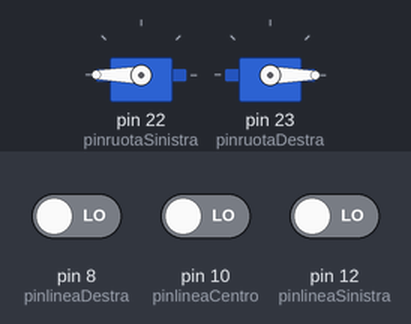
Bench run of a sketch on a simulated Arduino Mega 2560, built with avr-gcc and run on an emulated ATmega2560. On the bench: 2 × servo. Inputs (shaded band) come from the test bench; at power-on: pin 8 (pinlineaDestra) LOW, pin 12 (pinlineaSinistra) LOW, pin 10 (pinlineaCentro) LOW.

Above: at 2.2 s.
2.3 s: pin 8 (pinlineaDestra) driven HIGH
At 3.5 s:
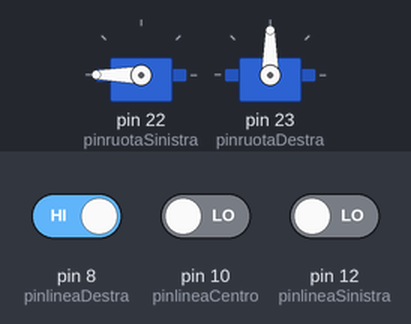
5.3 s: pin 8 (pinlineaDestra) driven LOW
6.9 s: pin 12 (pinlineaSinistra) driven HIGH
At 7.7 s:
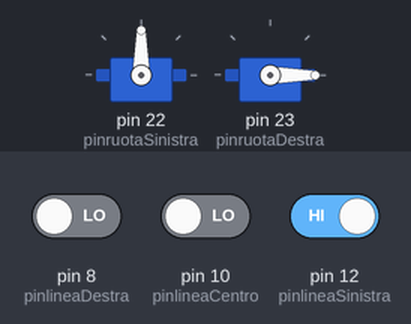
9.9 s: pin 12 (pinlineaSinistra) driven LOW
11.5 s: pin 10 (pinlineaCentro) driven HIGH
At 12.4 s:
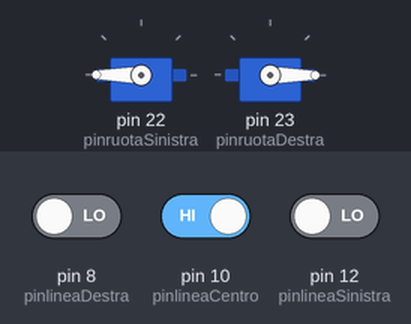
13.0 s: pin 10 (pinlineaCentro) driven LOW
At 14.1 s:
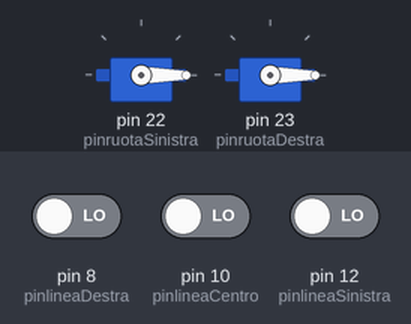
Timing chart, 0 to 15.6 s (numbered marks = the images above; inputs shaded):
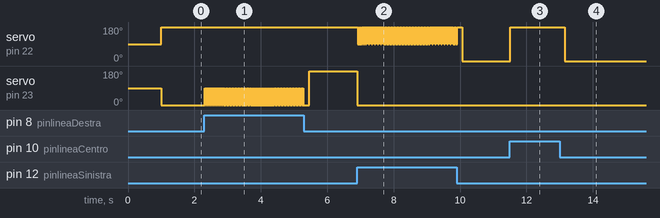

Measured:
- after the input at 2.3 s, servo on pin 23 (pinruotaDestra): alternates 90° for 0.03 s and 0° for 0.02 s, starting at once
- after the input at 6.9 s, servo on pin 22 (pinruotaSinistra): alternates 180° for 0.02 s and 90° for 0.03 s, starting at once; servo on pin 23 (pinruotaDestra): 180° → 0° at once
- after the input at 11.5 s, servo on pin 22 (pinruotaSinistra): 0° → 180° at once
- after the input at 13.0 s, servo on pin 22 (pinruotaSinistra): 180° → 0° after 0.15 s

The sketch:

segui_linea_v3.ino
```cpp
/*
 * Classe: 5F e 5G
 */

#include <Servo.h>

/*Sensori*/
#define pinlineaSinistra 12
#define pinlineaDestra 8
#define pinlineaCentro 10
#define pinruotaSinistra 22
#define pinruotaDestra 23

/* Definitione dei valori dei valori che possono assumere servo a rotazione continua */
#define ruotaStopValore 90
#define ruotaSinistraAvantiValore 180 // 180 per i servo AR-3606HB,   0 per i servo SM-S4303R a 110 va bene
#define ruotaSinistraIndietroValore 0 //   0 per i servo AR-3606HB, 180 per i servo SM-S4303R
#define ruotaDestraAvantiValore 0     //   0 per i servo AR-3606HB, 180 per i servo SM-S4303R
#define ruotaDestraIndietroValore 180 // 180 per i servo AR-3606HB,   0 per i servo SM-S4303R

/* Creazione oggetti per la libreria Servo */
Servo ruotaSinistra;                    /*  Valores from 0 to 180  */
Servo ruotaDestra;                      /*  Valores from 0 to 180  */

/* valori sensore guardalinea */
#define lineaTrovata 1
#define lineaNonTrovata 0
#define curvaDx 1
#define curvaSx -1
#define curvaNone 0
#define cicliPerFuoriPista 30

/* Variabili lettura sensori linea*/
long inputDestra;
long inputSinistra;
long inputCentro;
int ultimaCurva, cicliNoLinee;

/* Default delay */
#define defaultDelay        10

void setup() {
  /* Define dei pin degli oggetti servo */
  ruotaSinistra.attach(pinruotaSinistra);
  ruotaDestra.attach(pinruotaDestra);
  Serial.begin(9600);
  pinMode(pinlineaSinistra, INPUT);
  pinMode(pinlineaDestra, INPUT);
  pinMode(pinlineaCentro, INPUT);
  ultimaCurva = curvaNone;
  cicliNoLinee = 0;

  ruotaSinistra.write(ruotaStopValore);
  ruotaDestra.write(ruotaStopValore);
  delay(1000);//tenere prima di settare la velocità delle ruote

  ruotaSinistra.write(ruotaSinistraAvantiValore);
  ruotaDestra.write(ruotaDestraAvantiValore);
}

void loop() {

  inputDestra = digitalRead(pinlineaDestra);
  inputCentro = digitalRead(pinlineaCentro);
  inputSinistra = digitalRead(pinlineaSinistra);

  if(inputCentro == lineaTrovata && inputSinistra == lineaTrovata && inputDestra == lineaTrovata){

  }
  else if (inputSinistra == lineaTrovata && inputCentro == lineaTrovata) {
    //giraSinistra90();//sul circuito di prova è più veloce se usa solo il codice di correzione di qunad ovai fuori pista
    ultimaCurva = curvaSx;
    cicliNoLinee = 0;
  } else if (inputDestra == lineaTrovata && inputCentro == lineaTrovata) {
    //giraDestra90();//sul circuito di prova è più veloce se usa solo il codice di correzione di qunad ovai fuori pista
    ultimaCurva = curvaDx;
    cicliNoLinee = 0;
  } else if(inputSinistra == lineaTrovata){
    giraSinistra();
    ultimaCurva = curvaSx;
    cicliNoLinee = 0;
  }else if(inputDestra == lineaTrovata){
    giraDestra();
    ultimaCurva = curvaDx;
    cicliNoLinee = 0;
  }else if(inputCentro == lineaNonTrovata && inputSinistra == lineaNonTrovata && inputDestra == lineaNonTrovata){//nessun nero -> fuori percorso
    if(cicliNoLinee >= cicliPerFuoriPista){
      //frenataDebug();//debug
      if(ultimaCurva == curvaSx){
        ruotaSinistra.write(ruotaSinistraIndietroValore);
      }
      if(ultimaCurva == curvaDx){
        ruotaDestra.write(ruotaDestraIndietroValore);
      }
      while(digitalRead(pinlineaDestra) == lineaNonTrovata && digitalRead(pinlineaCentro) == lineaNonTrovata && digitalRead(pinlineaSinistra) == lineaNonTrovata){
      //while(digitalRead(pinlineaCentro) == lineaNonTrovata){
        delay(10);
      }
      ruotaSinistra.write(ruotaSinistraAvantiValore);
      ruotaDestra.write(ruotaDestraAvantiValore);
      cicliNoLinee = 0;
    }else{
      cicliNoLinee ++;
    }
  }

  delay(5);//necessario per contare quanti loop prima di considerarsi fuori pista
  //(da questo delay dipende la costante "cicliPerFuoriPista" ed i delay delle funzioni
  //giraSinistra() e giraDestra()
}


void giraSinistra(){
  ruotaSinistra.write(ruotaStopValore);
  delay(10);
  ruotaSinistra.write(ruotaSinistraAvantiValore);
}
void giraDestra(){
  ruotaDestra.write(ruotaStopValore);
  delay(10);
  ruotaDestra.write(ruotaDestraAvantiValore);
}

void giraSinistra90(){
  ruotaSinistra.write(ruotaStopValore);//se si mette in retro diventa scattoso ed instabile
  while(digitalRead(pinlineaDestra) == lineaNonTrovata){
  delay(5);
  }
  ruotaSinistra.write(ruotaSinistraAvantiValore);
}
void giraDestra90(){
  ruotaDestra.write(ruotaStopValore);//se si mette in retro diventa scattoso ed instabile
  while(digitalRead(pinlineaSinistra) == lineaNonTrovata){
  delay(5);
  }
  ruotaDestra.write(ruotaDestraAvantiValore);
}

void frenataDebug(){
      ruotaSinistra.write(ruotaStopValore);//debug
      ruotaDestra.write(ruotaStopValore);//debug
      delay(1500);//debug
      ruotaSinistra.write(ruotaSinistraAvantiValore);//debug
      ruotaDestra.write(ruotaDestraAvantiValore);//debug
}
```
